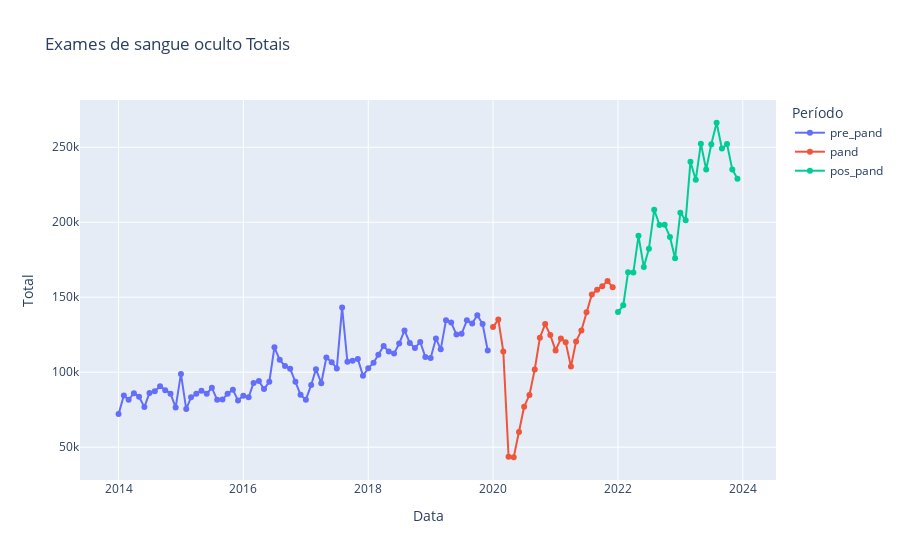

The notebook cell this image was saved under:
### Code cell
fig = px.line(df, x='Data', y='Total', color='Período', markers=True, title="Exames de sangue oculto Totais")
fig.show()
